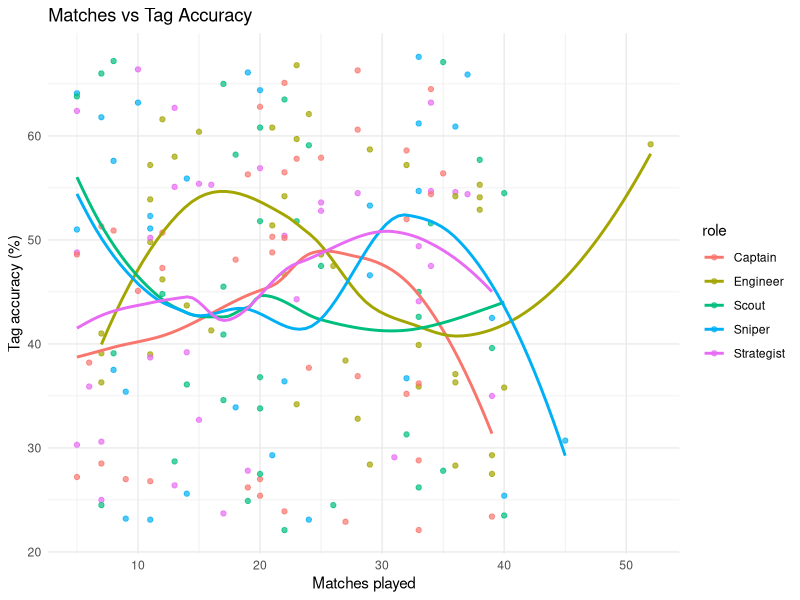
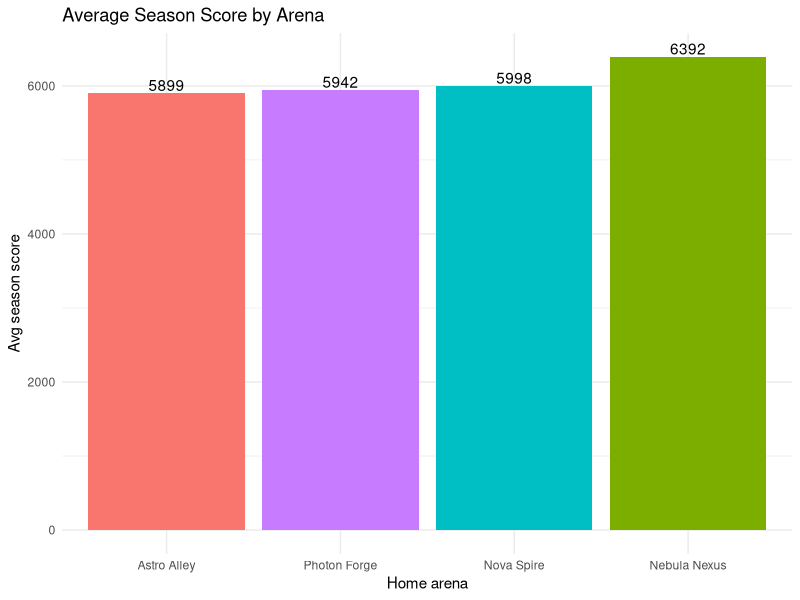
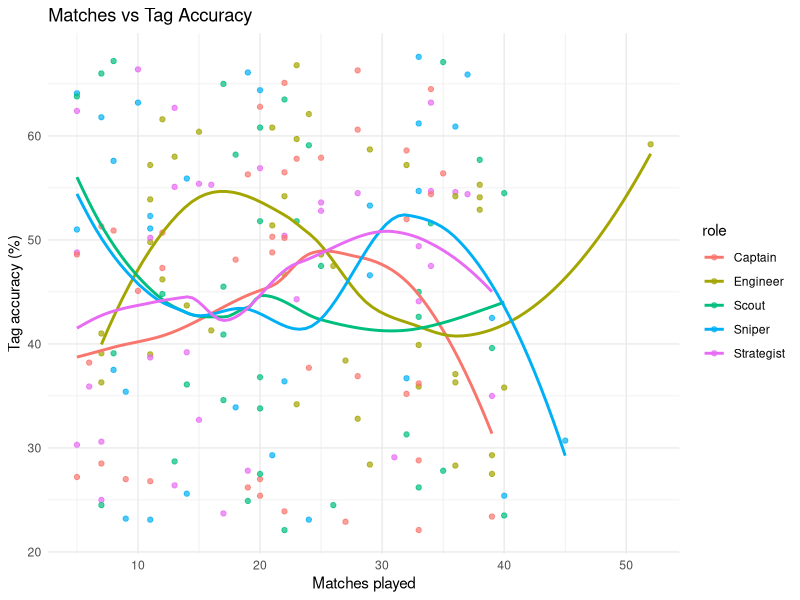
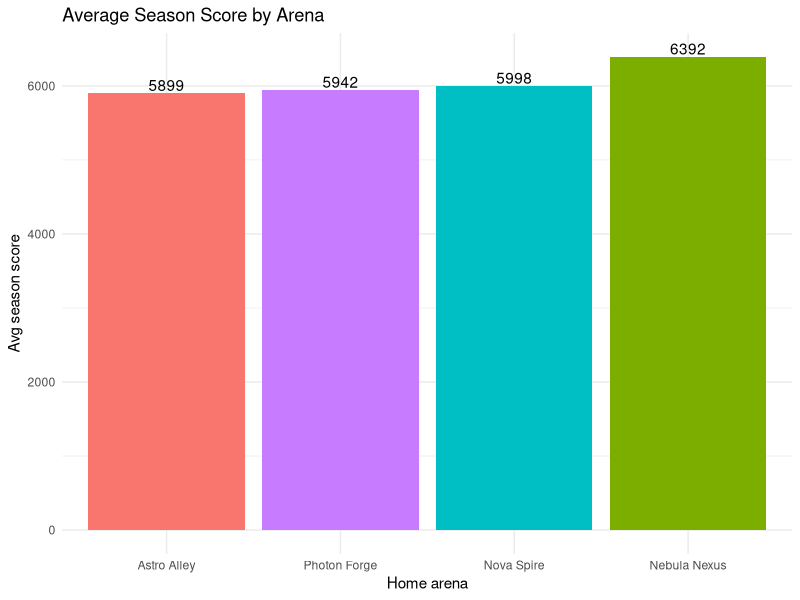

The R source for these figures, in order:
## ---- chunk 1
library(readr)
library(dplyr)
library(ggplot2)
library(forcats)
knitr::opts_chunk$set(echo = TRUE)
## ---- chunk 2
league_df <- read_csv("data/laser_league_players.csv")
## ---- chunk 3
plot_scatter <- ggplot(league_df, aes(matches_played, tag_accuracy_pct, color = role)) +
  geom_point(alpha = 0.7) +
  geom_smooth(se = FALSE) +
  labs(title = "Matches vs Tag Accuracy", x = "Matches played", y = "Tag accuracy (%)") +
  theme_minimal()
plot_scatter

ggsave("plot_scatter.png", plot_scatter, width = 6, height = 4)
## ---- chunk 4
plot_bar <- league_df %>%
  group_by(home_arena) %>%
  summarise(avg_score = mean(season_score, na.rm = TRUE)) %>%
  ggplot(aes(fct_reorder(home_arena, avg_score), avg_score, fill = home_arena)) +
  geom_col(show.legend = FALSE) +
  geom_text(aes(label = round(avg_score, 0)), vjust = -0.2) +
  labs(title = "Average Season Score by Arena", x = "Home arena", y = "Avg season score") +
  theme_minimal()
plot_bar

ggsave("plot_bar.png", plot_bar, width = 6, height = 4)
